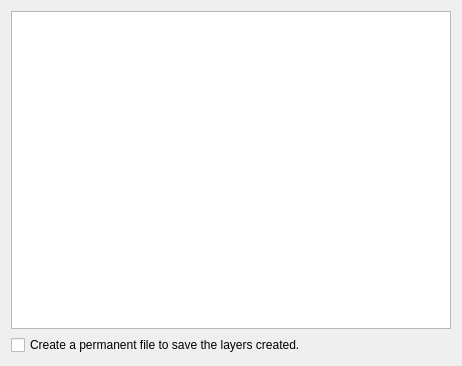
<?xml version="1.0" encoding="UTF-8"?>
<ui version="4.0">
 <class>WizardPage</class>
 <widget class="QWizardPage" name="WizardPage">
  <property name="geometry">
   <rect>
    <x>0</x>
    <y>0</y>
    <width>462</width>
    <height>366</height>
   </rect>
  </property>
  <property name="windowTitle">
   <string>WizardPage</string>
  </property>
  <property name="title">
   <string>Create image layer</string>
  </property>
  <property name="subTitle">
   <string>Select image folders from your device, a layer of georeferenced images will be created in QGIS for each one.</string>
  </property>
  <layout class="QVBoxLayout" name="verticalLayout">
   <item>
    <widget class="QListWidget" name="photo_view"/>
   </item>
   <item>
    <widget class="QCheckBox" name="save_check">
     <property name="text">
      <string>Create a permanent file to save the layers created.</string>
     </property>
    </widget>
   </item>
  </layout>
 </widget>
 <resources/>
 <connections/>
</ui>
